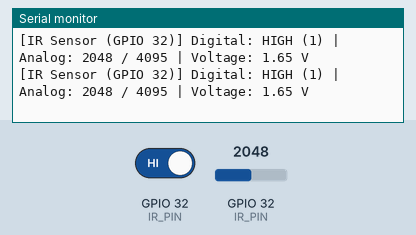
The sketch below on a simulated ESP32. On the bench: the last lines printed to the serial monitor. Inputs (shaded band) come from the test bench; at power-on: GPIO 32 (IR_PIN) = 2048, GPIO 32 (IR_PIN) HIGH. WiFi joins after 1.5 s; servers stay silent unless stated.

Above: at 3.2 s.
3.3 s: GPIO 32 (IR_PIN) set to 1046
At 3.87 s:
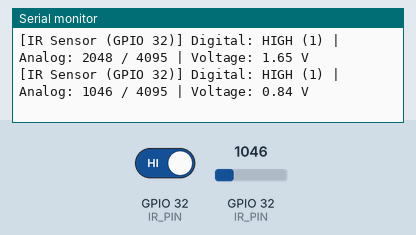
4.8 s: GPIO 32 (IR_PIN) set to 946
At 5.07 s:
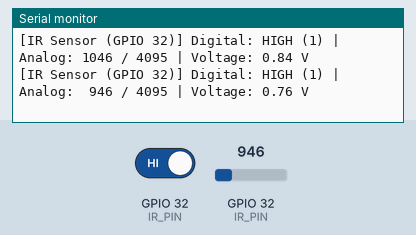

Measured:
- the behaviour switches between 1000 and 999 on GPIO 32 (IR_PIN) (found by bisection; images 1 and 2)
- after the input at 3.3 s, the serial monitor: prints a new line after 0.32 s (image 1)
- after the input at 4.8 s, the serial monitor: prints a new line at once (image 2)

The sketch:

ir_sensor_test.ino
```cpp
#include <Arduino.h>
#include <WiFi.h>
#include <WebServer.h>

// =======================================================
// WiFi Credentials
// =======================================================
const char* ssid     = "YOTC-329FD5";
const char* password = "MarcAron102705";

// =======================================================
// IR Sensor Pin Configuration
// =======================================================
const int IR_PIN = 32; // ADC1 channel 4, supports analogRead & digitalRead while WiFi is active

// Pin Mode state: 0 = INPUT_PULLUP, 1 = INPUT (Floating), 2 = INPUT_PULLDOWN
int currentPinMode = 0;

WebServer server(80);

// =======================================================
// Web Page HTML
// =======================================================
const char INDEX_HTML[] PROGMEM = R"rawliteral(
<!DOCTYPE html>
<html lang="en">
<head>
  <meta charset="UTF-8">
  <meta name="viewport" content="width=device-width, initial-scale=1.0, user-scalable=no">
  <title>IR Paper Sensor Tester</title>
  <style>
    * { box-sizing: border-box; margin: 0; padding: 0; font-family: -apple-system, BlinkMacSystemFont, "Segoe UI", Roboto, sans-serif; }
    body { background: #0b0f19; color: #f8fafc; display: flex; flex-direction: column; align-items: center; padding: 24px 16px; min-height: 100vh; }
    .card { width: 100%; max-width: 420px; background: #161f30; border-radius: 20px; padding: 24px; border: 1px solid #283548; box-shadow: 0 10px 30px rgba(0,0,0,0.5); }
    h1 { font-size: 1.4rem; color: #38bdf8; text-align: center; margin-bottom: 4px; }
    .sub { font-size: 0.82rem; color: #94a3b8; text-align: center; margin-bottom: 20px; }

    /* Big Status Card */
    .status-display {
      border-radius: 16px;
      padding: 24px 16px;
      text-align: center;
      margin-bottom: 20px;
      transition: all 0.2s ease;
      background: #1e293b;
      border: 2px solid #334155;
    }
    .status-text { font-size: 1.8rem; font-weight: 900; letter-spacing: 0.03em; }
    .status-sub { font-size: 0.85rem; margin-top: 6px; opacity: 0.85; }

    /* Readings Grid */
    .grid { display: grid; grid-template-columns: 1fr 1fr; gap: 12px; margin-bottom: 20px; }
    .metric { background: #0d1524; border-radius: 12px; padding: 14px; text-align: center; border: 1px solid #1e2c42; }
    .metric-val { font-size: 1.6rem; font-weight: 800; color: #38bdf8; font-family: monospace; }
    .metric-lbl { font-size: 0.72rem; color: #94a3b8; text-transform: uppercase; margin-top: 4px; }

    /* Voltage Bar */
    .bar-container { background: #0d1524; border-radius: 8px; height: 16px; width: 100%; overflow: hidden; margin-bottom: 20px; border: 1px solid #1e2c42; }
    .bar-fill { height: 100%; width: 0%; background: linear-gradient(90deg, #0284c7, #38bdf8); transition: width 0.1s ease; }

    /* Pullup Mode Toggle */
    .mode-box { background: #0d1524; border-radius: 12px; padding: 14px; margin-bottom: 16px; border: 1px solid #1e2c42; }
    .mode-title { font-size: 0.8rem; color: #94a3b8; text-transform: uppercase; margin-bottom: 10px; font-weight: 700; text-align: center; }
    .mode-btns { display: grid; grid-template-columns: 1fr 1fr 1fr; gap: 8px; }
    .mode-btn { background: #1e293b; border: 1px solid #334155; color: #cbd5e1; border-radius: 8px; padding: 8px 4px; font-size: 0.75rem; font-weight: 600; cursor: pointer; }
    .mode-btn.active { background: #0284c7; color: white; border-color: #38bdf8; font-weight: 700; }

    .help-box { font-size: 0.78rem; color: #94a3b8; line-height: 1.4; background: #0d1524; border-radius: 10px; padding: 12px; }
    .help-box b { color: #f8fafc; }
  </style>
</head>
<body>
  <div class="card">
    <h1>IR Paper Sensor Live Test</h1>
    <div class="sub">Pin: ESP32 GPIO 32 • Real-time (100ms)</div>

    <!-- Live Status Box -->
    <div id="statusBox" class="status-display">
      <div id="statusText" class="status-text">WAITING...</div>
      <div id="statusSub" class="status-sub">Connecting to sensor...</div>
    </div>

    <!-- Digital & Analog Metrics -->
    <div class="grid">
      <div class="metric">
        <div id="digitalVal" class="metric-val">--</div>
        <div class="metric-lbl">Digital State (0 or 1)</div>
      </div>
      <div class="metric">
        <div id="analogVal" class="metric-val">--</div>
        <div class="metric-lbl">Analog Raw (0-4095)</div>
      </div>
    </div>

    <!-- Live Voltage Bar -->
    <div style="display: flex; justify-content: space-between; font-size: 0.75rem; color: #94a3b8; margin-bottom: 6px;">
      <span>0.00V</span>
      <span id="voltText" style="font-weight: 700; color: #38bdf8;">-- V</span>
      <span>3.30V</span>
    </div>
    <div class="bar-container">
      <div id="barFill" class="bar-fill"></div>
    </div>

    <!-- Internal Resistor Configuration -->
    <div class="mode-box">
      <div class="mode-title">ESP32 Pin Resistance Mode</div>
      <div class="mode-btns">
        <button id="btnPullup" class="mode-btn active" onclick="setMode('pullup')">PULL-UP<br>(Default)</button>
        <button id="btnFloat" class="mode-btn" onclick="setMode('floating')">FLOATING<br>(No Pull)</button>
        <button id="btnPulldown" class="mode-btn" onclick="setMode('pulldown')">PULL-DOWN<br>(To GND)</button>
      </div>
    </div>

    <div class="help-box">
      <b>How to test:</b><br>
      1. Slide a piece of bond paper into the sensor slot (or push the plastic lever).<br>
      2. Notice whether the <b>Digital State</b> changes from <b>0 to 1</b> (or 1 to 0).<br>
      3. If the numbers don't change, click <b>FLOATING</b> or <b>PULL-UP</b> above to match your sensor's circuit!
    </div>
  </div>

  <script>
    function setMode(m) {
      fetch('/set_mode?m=' + m)
        .then(r => r.text())
        .then(() => {
          document.querySelectorAll('.mode-btn').forEach(b => b.classList.remove('active'));
          if (m === 'pullup') document.getElementById('btnPullup').classList.add('active');
          else if (m === 'floating') document.getElementById('btnFloat').classList.add('active');
          else if (m === 'pulldown') document.getElementById('btnPulldown').classList.add('active');
        });
    }

    function readSensor() {
      fetch('/read')
        .then(r => r.json())
        .then(d => {
          document.getElementById('digitalVal').innerText = d.digital === 1 ? 'HIGH (1)' : 'LOW (0)';
          document.getElementById('analogVal').innerText = d.analog;
          document.getElementById('voltText').innerText = d.voltage.toFixed(2) + ' V';

          const pct = Math.min(100, Math.max(0, (d.voltage / 3.3) * 100));
          document.getElementById('barFill').style.width = pct + '%';

          const box = document.getElementById('statusBox');
          const txt = document.getElementById('statusText');
          const sub = document.getElementById('statusSub');

          if (d.digital === 1) {
            box.style.background = '#064e3b';
            box.style.borderColor = '#10b981';
            txt.style.color = '#6ee7b7';
            txt.innerText = 'HIGH (3.3V)';
            sub.innerText = 'Sensor output is HIGH';
          } else {
            box.style.background = '#1e1b4b';
            box.style.borderColor = '#6366f1';
            txt.style.color = '#a5b4fc';
            txt.innerText = 'LOW (0V)';
            sub.innerText = 'Sensor output is LOW';
          }
        })
        .catch(() => {});
    }

    // Refresh every 100ms for smooth live feedback
    setInterval(readSensor, 100);
  </script>
</body>
</html>
)rawliteral";

// =======================================================
// Web Endpoints
// =======================================================
void handleRoot() {
  server.send_P(200, "text/html", INDEX_HTML);
}

void handleRead() {
  int dig = digitalRead(IR_PIN);
  int raw = analogRead(IR_PIN);
  float volt = (raw / 4095.0f) * 3.3f;

  String json = "{";
  json += "\"digital\":" + String(dig) + ",";
  json += "\"analog\":" + String(raw) + ",";
  json += "\"voltage\":" + String(volt, 2);
  json += "}";

  server.send(200, "application/json", json);
}

void handleSetMode() {
  String m = server.arg("m");
  if (m == "pullup") {
    pinMode(IR_PIN, INPUT_PULLUP);
    currentPinMode = 0;
  } else if (m == "floating") {
    pinMode(IR_PIN, INPUT);
    currentPinMode = 1;
  } else if (m == "pulldown") {
    pinMode(IR_PIN, INPUT_PULLDOWN);
    currentPinMode = 2;
  }
  server.send(200, "text/plain", "OK");
}

void setup() {
  Serial.begin(115200);
  delay(500);

  Serial.println("\n==========================================");
  Serial.println(" IR Paper Sensor Live Web Tester           ");
  Serial.println(" Pin: GPIO 32                              ");
  Serial.println("==========================================");

  // Default to internal pull-up
  pinMode(IR_PIN, INPUT_PULLUP);

  // Connect WiFi
  WiFi.mode(WIFI_STA);
  WiFi.begin(ssid, password);

  int attempts = 0;
  while (WiFi.status() != WL_CONNECTED && attempts < 30) {
    delay(500);
    Serial.print(".");
    attempts++;
  }

  if (WiFi.status() == WL_CONNECTED) {
    Serial.println("\n[WiFi] Connected!");
    Serial.print("[WiFi] Test URL: http://");
    Serial.println(WiFi.localIP());
  } else {
    WiFi.softAP("ESP32-IR-Test", "12345678");
    Serial.print("[WiFi AP] Test URL: http://");
    Serial.println(WiFi.softAPIP());
  }

  server.on("/", handleRoot);
  server.on("/read", handleRead);
  server.on("/set_mode", handleSetMode);
  server.begin();
  Serial.println("[Web] Server listening on port 80.");
}

unsigned long lastSerialPrintMs = 0;
int lastDigitalState = -1;

void loop() {
  server.handleClient();

  int dig = digitalRead(IR_PIN);
  int raw = analogRead(IR_PIN);
  float volt = (raw / 4095.0f) * 3.3f;
  unsigned long now = millis();

  // 1. Instant event print whenever paper is inserted or removed
  if (dig != lastDigitalState) {
    lastDigitalState = dig;
    Serial.println("\n**************************************************");
    if (dig == HIGH) {
      Serial.printf(">>> [EVENT] BEAM BLOCKED / PAPER DETECTED! (Digital: HIGH / 1, Volt: %.2fV)\n", volt);
    } else {
      Serial.printf(">>> [EVENT] BEAM CLEAR / NO PAPER!         (Digital: LOW / 0,  Volt: %.2fV)\n", volt);
    }
    Serial.println("**************************************************\n");
  }

  // 2. Continuous readout every 400ms
  if (now - lastSerialPrintMs >= 400) {
    lastSerialPrintMs = now;
    Serial.printf("[IR Sensor (GPIO 32)] Digital: %s (%d) | Analog: %4d / 4095 | Voltage: %.2f V\n",
                  (dig == HIGH ? "HIGH" : "LOW "), dig, raw, volt);
  }
}
```
